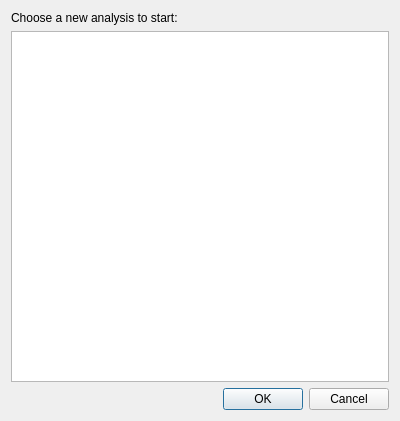
<?xml version="1.0" encoding="UTF-8"?>
<ui version="4.0">
 <class>ChooseAnalysis</class>
 <widget class="QDialog" name="ChooseAnalysis">
  <property name="geometry">
   <rect>
    <x>0</x>
    <y>0</y>
    <width>400</width>
    <height>421</height>
   </rect>
  </property>
  <property name="windowTitle">
   <string>New Analysis</string>
  </property>
  <layout class="QVBoxLayout" name="verticalLayout">
   <item>
    <widget class="QLabel" name="label">
     <property name="text">
      <string>Choose a new analysis to start:</string>
     </property>
    </widget>
   </item>
   <item>
    <widget class="QTreeWidget" name="analysisTypes">
     <property name="selectionMode">
      <enum>QAbstractItemView::SingleSelection</enum>
     </property>
     <property name="headerHidden">
      <bool>true</bool>
     </property>
     <property name="expandsOnDoubleClick">
      <bool>true</bool>
     </property>
     <property name="columnCount">
      <number>1</number>
     </property>
     <attribute name="headerVisible">
      <bool>false</bool>
     </attribute>
     <column>
      <property name="text">
       <string>Analyses</string>
      </property>
     </column>
    </widget>
   </item>
   <item>
    <widget class="QDialogButtonBox" name="buttonBox">
     <property name="orientation">
      <enum>Qt::Orientation::Horizontal</enum>
     </property>
     <property name="standardButtons">
      <set>QDialogButtonBox::StandardButton::Cancel|QDialogButtonBox::StandardButton::Ok</set>
     </property>
    </widget>
   </item>
  </layout>
 </widget>
 <resources/>
 <connections>
  <connection>
   <sender>buttonBox</sender>
   <signal>rejected()</signal>
   <receiver>ChooseAnalysis</receiver>
   <slot>reject()</slot>
   <hints>
    <hint type="sourcelabel">
     <x>316</x>
     <y>260</y>
    </hint>
    <hint type="destinationlabel">
     <x>286</x>
     <y>274</y>
    </hint>
   </hints>
  </connection>
  <connection>
   <sender>buttonBox</sender>
   <signal>accepted()</signal>
   <receiver>ChooseAnalysis</receiver>
   <slot>accept()</slot>
   <hints>
    <hint type="sourcelabel">
     <x>199</x>
     <y>400</y>
    </hint>
    <hint type="destinationlabel">
     <x>199</x>
     <y>210</y>
    </hint>
   </hints>
  </connection>
  <connection>
   <sender>analysisTypes</sender>
   <signal>itemDoubleClicked(QTreeWidgetItem*,int)</signal>
   <receiver>ChooseAnalysis</receiver>
   <slot>accept()</slot>
   <hints>
    <hint type="sourcelabel">
     <x>199</x>
     <y>206</y>
    </hint>
    <hint type="destinationlabel">
     <x>199</x>
     <y>210</y>
    </hint>
   </hints>
  </connection>
 </connections>
</ui>
